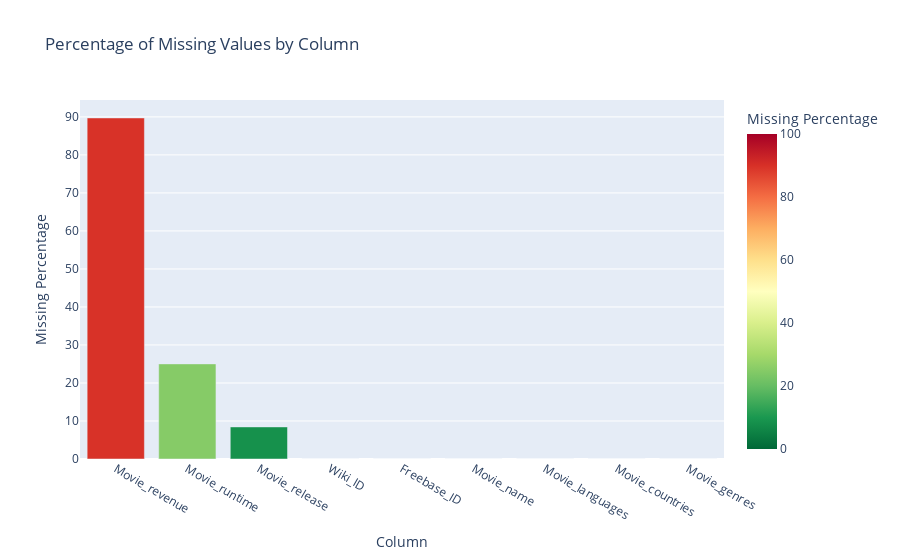

Notebook code cell kept with this figure:
### Markdown cell above
### **1.2 Movie data**

In the same manner, we can analyse our movie data :

### Code cell
# Calculate, sort, and round the missing percentages
missing_percentage = (df_mov.isna().sum() / len(df_mov) * 100).sort_values(ascending=False).round(2)

# Convert the Series to DataFrame for compatibility with plotly
df_missing = missing_percentage.reset_index()
df_missing.columns = ['Column', 'Missing Percentage']

# Create the plot with a specified color range
fig = px.bar(df_missing, x='Column', y='Missing Percentage', 
             color='Missing Percentage', 
             color_continuous_scale="RdYlGn_r", 
             range_color=[0, 100],  # Specifying the color scale range
             title='Percentage of Missing Values by Column')
fig.update_layout(coloraxis_colorbar=dict(title="Missing Percentage"))
fig.show()

### Figure 1 — Plotly figure (JSON) as saved in the notebook; plotly's stock layout.template omitted (floating-point values rounded to 4 significant figures)
{"data": [{"alignmentgroup": "True", "hovertemplate": "Column=%{x}<br>Missing Percentage=%{marker.color}<extra></extra>", "legendgroup": "", "marker": {"color": [89.72, 25.02, 8.44, 0, 0, 0, 0, 0, 0], "coloraxis": "coloraxis", "pattern": {"shape": ""}}, "name": "", "offsetgroup": "", "orientation": "v", "showlegend": false, "textposition": "auto", "type": "bar", "x": ["Movie_revenue", "Movie_runtime", "Movie_release", "Wiki_ID", "Freebase_ID", "Movie_name", "Movie_languages", "Movie_countries", "Movie_genres"], "xaxis": "x", "y": [89.72, 25.02, 8.44, 0, 0, 0, 0, 0, 0], "yaxis": "y"}], "layout": {"autosize": true, "barmode": "relative", "coloraxis": {"cmax": 100, "cmin": 0, "colorbar": {"title": {"text": "Missing Percentage"}}, "colorscale": [[0, "rgb(0,104,55)"], [0.1, "rgb(26,152,80)"], [0.2, "rgb(102,189,99)"], [0.3, "rgb(166,217,106)"], [0.4, "rgb(217,239,139)"], [0.5, "rgb(255,255,191)"], [0.6, "rgb(254,224,139)"], [0.7, "rgb(253,174,97)"], [0.8, "rgb(244,109,67)"], [0.9, "rgb(215,48,39)"], [1, "rgb(165,0,38)"]]}, "legend": {"tracegroupgap": 0}, "title": {"text": "Percentage of Missing Values by Column"}, "xaxis": {"anchor": "y", "autorange": true, "domain": [0, 1], "range": [-0.5, 8.5], "title": {"text": "Column"}, "type": "category"}, "yaxis": {"anchor": "x", "autorange": true, "domain": [0, 1], "range": [0, 94.44], "title": {"text": "Missing Percentage"}, "type": "linear"}}}
